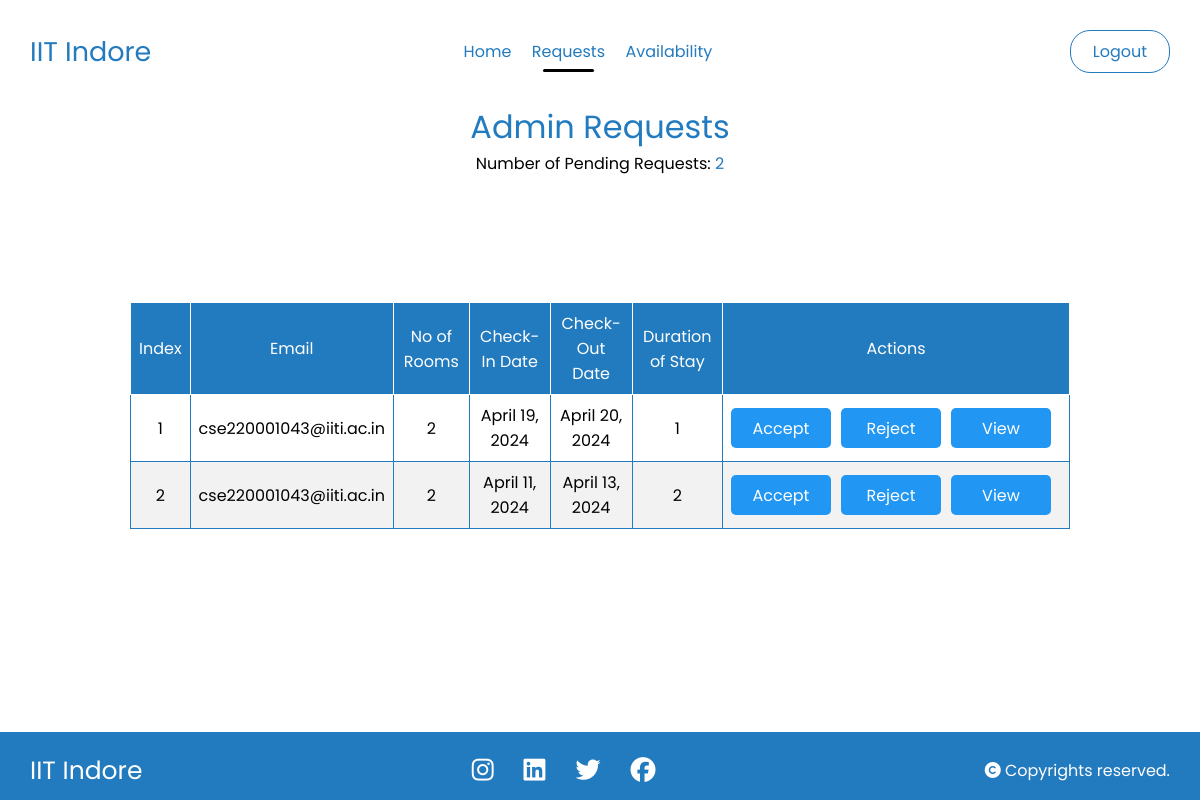
Before: /admin_requests/ (signed in) with the older database file.
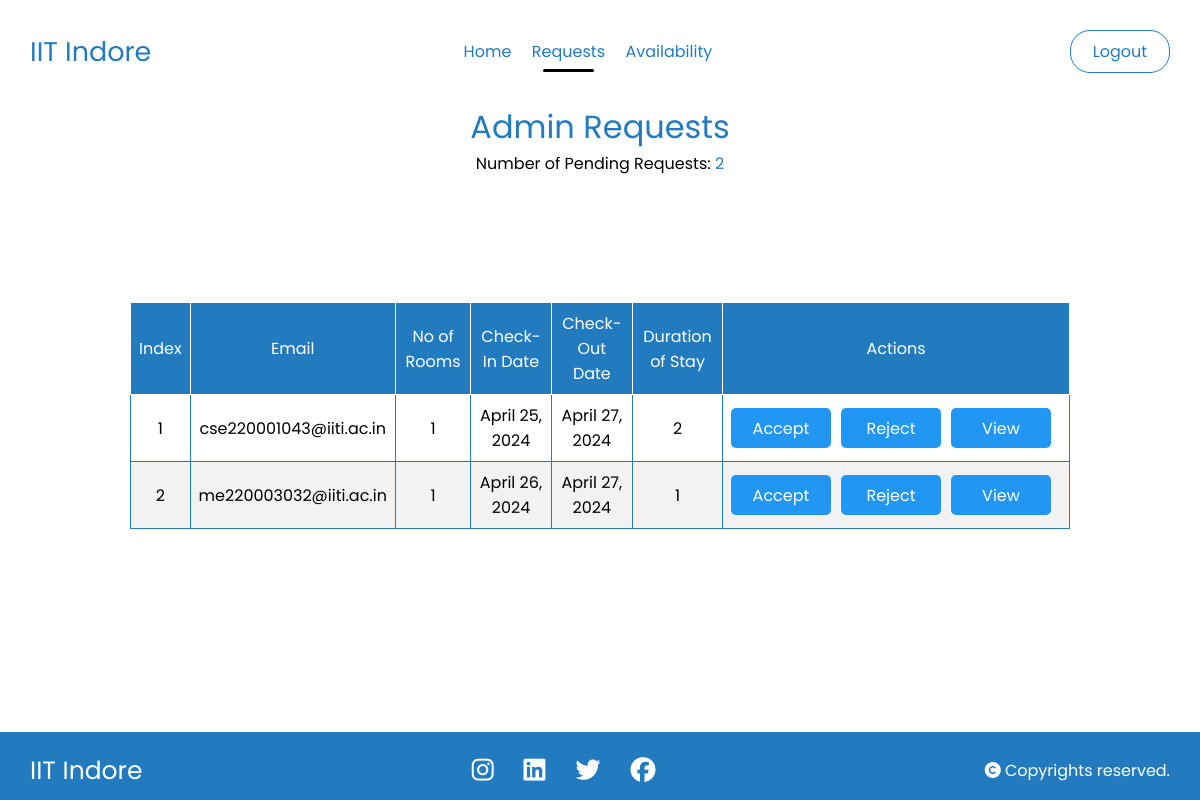
After: the same page with the newer database file.
### hostel/models.py (models this page shows, shortened)
class Reservation(models.Model):
    PAYMENT_CHOICES = (
        ('1', 'Pending'),
        ('2', 'Done'),
        ('3', 'Pay Later')
    )
    VERIFIED_CHOICES = (
        ('1', 'Accepted'),
        ('2', 'Rejected'),
        ('3', 'Pending')
    )
    PAYMENT_METHOD = (
        ('1', 'Self'),
        ('2', 'Project')
    )
    id = models.AutoField(primary_key=True)
    user = models.ForeignKey(User, on_delete=models.CASCADE)
    email = models.EmailField()
    payment_method = models.CharField(max_length=1, default='1', choices=PAYMENT_METHOD)
    project_email = models.EmailField(blank=True)
    project_description = models.TextField(blank=True)
    phone_number = models.CharField(max_length=15)
    number_of_rooms = models.PositiveIntegerField()
    check_in_date = models.DateField()
    check_out_date = models.DateField()
    room_numbers = models.CharField(max_length=255, help_text="Enter room numbers separated by commas")
    tariff_per_day = models.DecimalField(max_digits=10, decimal_places=2, default=0.00)
    price = models.DecimalField(max_digits=10, decimal_places=2, default=0.00)
    total_price = models.DecimalField(max_digits=10, decimal_places=2, default=0.00)
    gst = models.DecimalField(max_digits=5, decimal_places=2, default=0.00)
    length_of_stay = models.IntegerField(default = 1)
    payment_status = models.CharField(max_length=1, default='1', choices = PAYMENT_CHOICES)
    verified_status = models.CharField(max_length=1, default='3', choices=VERIFIED_CHOICES)
    def get_room_numbers(self):
        return self.room_numbers.split(',')
    def set_room_numbers(self, room_numbers):
        self.room_numbers = ','.join(room_numbers)
    room_numbers_list = property(get_room_numbers, set_room_numbers)

### hostel/decorators.py (the view)
        def wrapper(request, *args, **kwargs):
            if request.user.is_authenticated and request.user.username in usernames:
                return view_func(request, *args, **kwargs)
            else:
                return HttpResponseRedirect('/login/')  # Redirect to login page if not authenticated or not in the admin list

### hostel/views.py (called while the page is built, shortened)
@login_required(login_url='/login/')
@admin_required(admin_users)
def admin_requests(request):
    unverified_reservations = Reservation.objects.filter(verified_status='3')
    quantity = len(unverified_reservations)
    return render(request, 'admin/admin_requests.html', {'quantity': quantity, 'unverified_reservations': unverified_reservations})

### templates/admin/admin_requests.html (shortened to what this page needs)
{% load static %}
<!DOCTYPE html>
<html lang="en">
<head>
    <link rel="stylesheet" href="{% static 'navbar.css' %}">
</head>
<body>
    <div class="nav1">
        <div>
          <h3>IIT Indore</h3>
        </div>
        <div class="headings">
          <a href="{% url 'admin_index' %}">Home</a>
          <a href="{% url 'admin_requests' %}" class="active">Requests</a>
          <a href="{% url 'availability' %}">Availability</a>
        </div>
          <div class="nav1-login">
              {% if user.is_authenticated %}
              <a href='{% url "logout" %}'>Logout</a>
              {% else %}
              <a href='{% url "login" %}'>Login</a>
              {% endif %}
          </div>
    </div>
    <div class="headings">
      <h1>Admin Requests</h1>
      <p>Number of Pending Requests: <span>{{ quantity }}</span></p>
    </div>
      <div class="overflow">
        <table>
          <thead>
            <tr>
              <th>Index</th>
              <th>Email</th>
              <th>No of Rooms</th>
              <th>Check-In Date</th>
              <th>Check-Out Date</th>
              <th>Duration of Stay</th>
              <th>Actions</th>
            </tr>
          </thead>
          <tbody>
            {% for reservation in unverified_reservations %}
              <tr>
                <td>{{ forloop.counter }}</td>
                <td>{{ reservation.email }}</td>
                <td>{{ reservation.number_of_rooms }}</td>
                <td>{{ reservation.check_in_date }}</td>
                <td>{{ reservation.check_out_date }}</td>
                <td>{{ reservation.length_of_stay }}</td>
                <td>
                  <form method="post">
                    <button type="submit" class="btn accept" name="action" value="accept" onclick="return confirmAction()">Accept</button>
                    <button type="submit" class="btn reject" name="action" value="reject" onclick="return confirmAction()">Reject</button>
                    <a href="{% url 'view_reservation' reservation.id %}" class="btn view">View</a>
                  </form>
                </td>
              </tr>
            {% endfor %}
          </tbody>
        </table>
      </div>
    <footer>
        <div class="footer">
          <div class="info">
            <h4>IIT Indore</h4>
          </div>
          <div class="social">
            <ul>
              <li><a href="#"><i class="fa-brands fa-instagram"></i></a></li>
              <li><a href="#"><i class="fa-brands fa-linkedin"></i></a></li>
              <li><a href="#"><i class="fa-brands fa-twitter"></i></a></li>
              <li><a href="#"><i class="fa-brands fa-facebook"></i></a></li>
            </ul>
          </div>
          <div class="rights">
            <p><i class="fa-solid fa-copyright"></i> Copyrights reserved.</p>
          </div>
        </div>
    </footer>
</body>
</html>

Changed rows visible on the page:
removed Reservation: email "cse220001043@iiti.ac.in", number_of_rooms "2", check_in_date "April 19, 2024", check_out_date "April 20, 2024", length_of_stay "1"
removed Reservation: email "cse220001043@iiti.ac.in", number_of_rooms "2", check_in_date "April 11, 2024", check_out_date "April 13, 2024", length_of_stay "2"
added Reservation: email "cse220001043@iiti.ac.in", number_of_rooms "1", check_in_date "April 25, 2024", check_out_date "April 27, 2024", length_of_stay "2"
added Reservation: email "me220003032@iiti.ac.in", number_of_rooms "1", check_in_date "April 26, 2024", check_out_date "April 27, 2024", length_of_stay "1"
